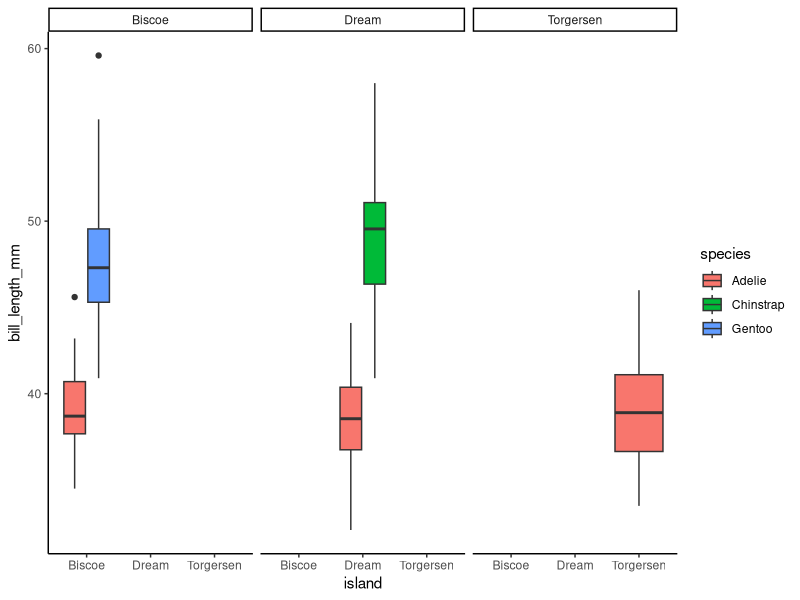
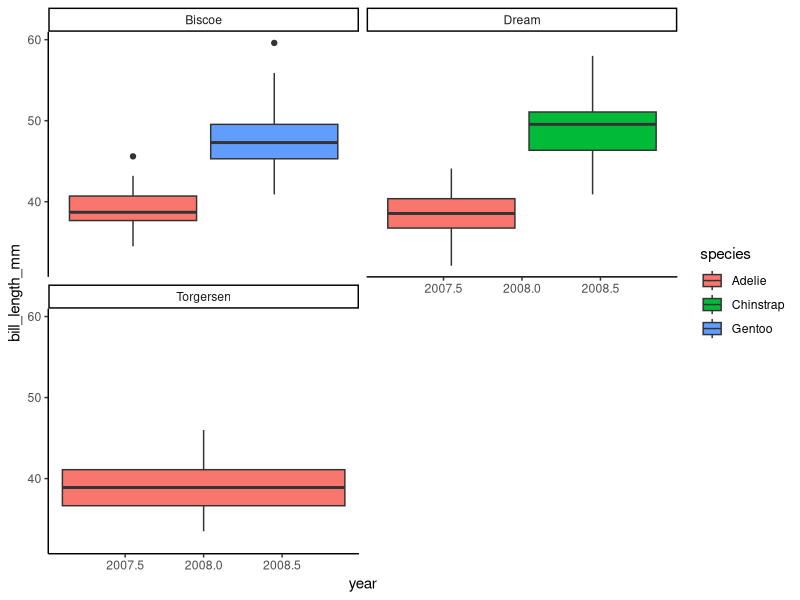
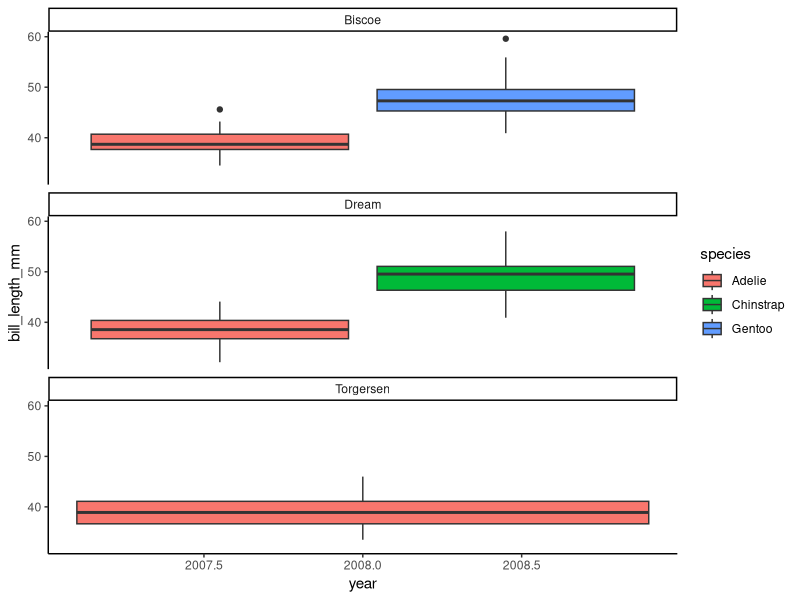
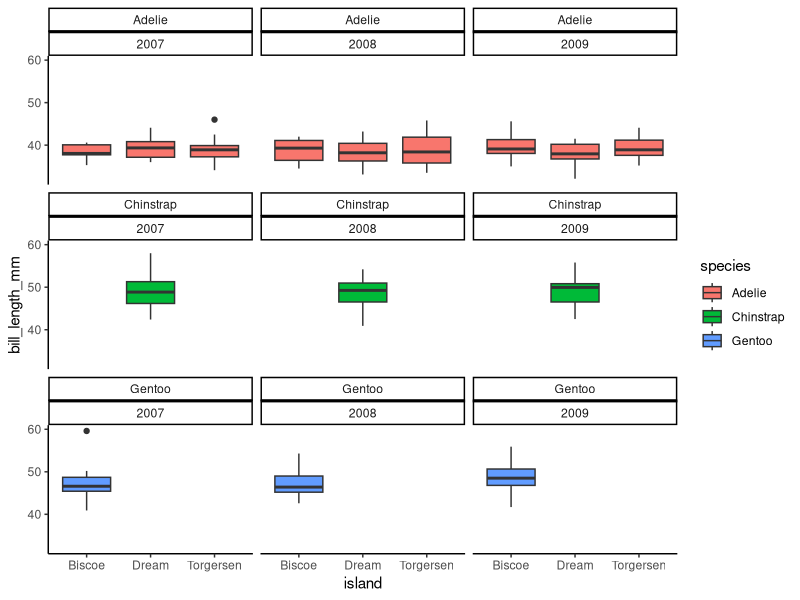
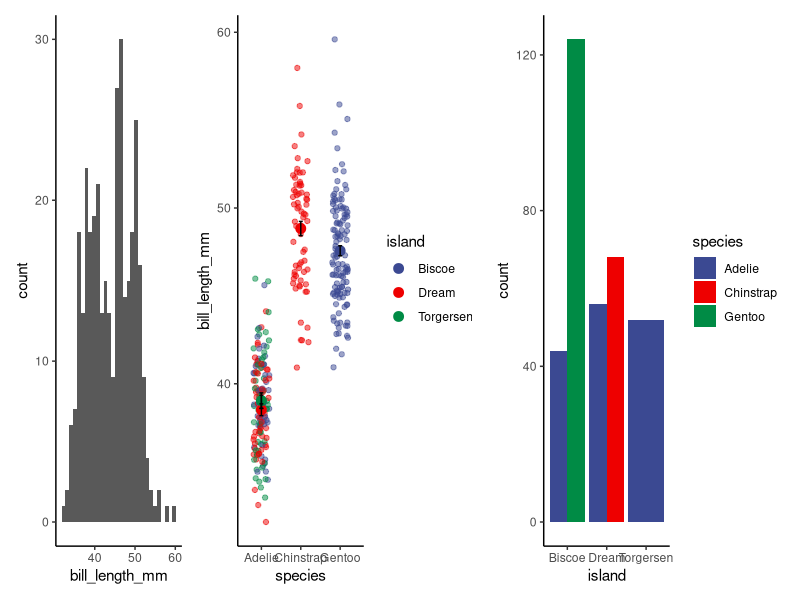
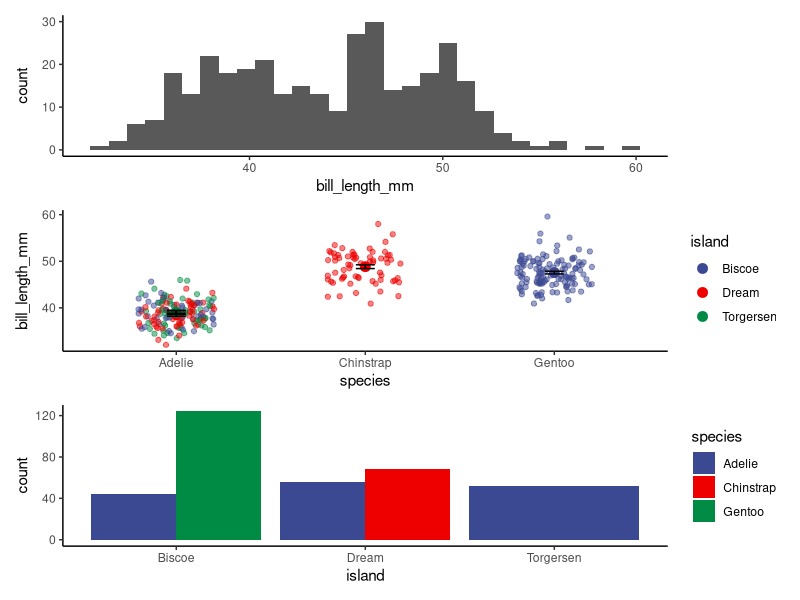
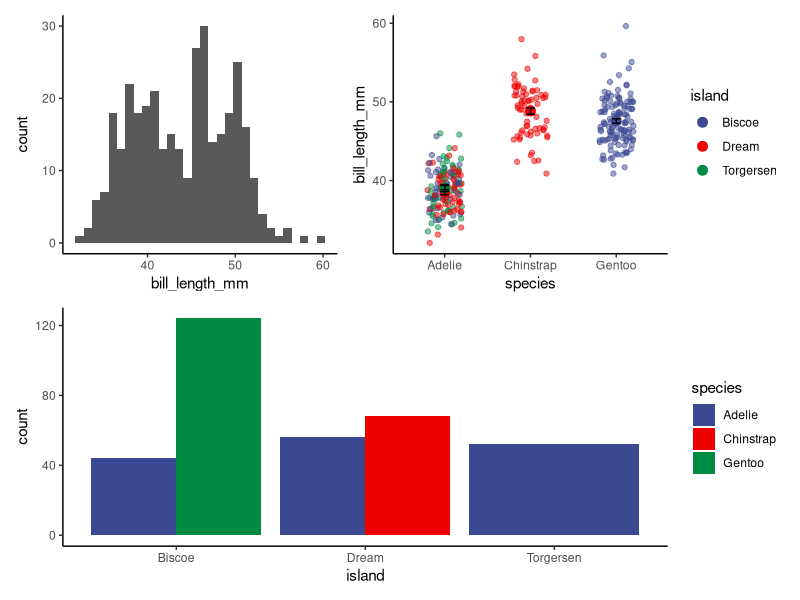

These figures' R source, in order:
## ---- chunk 1
#| warning: false
#Load packages
library(tidyverse)
library(ggsci) #for easy color scales
library(patchwork) #to make multi-panel plots 
library(palmerpenguins) # our fave penguin friends :)
## ---- chunk 2
ggplot(data=penguins, aes(x=island, y= bill_length_mm, fill=species)) +
  geom_boxplot()+
  facet_wrap(~island)+
  scale_color_aaas()+
  theme_classic()
## ---- chunk 3
ggplot(data=penguins, aes(x=year, y= bill_length_mm, fill=species)) +
  geom_boxplot()+
  facet_wrap(~island, ncol=2)+ #2 columns 
  scale_color_aaas()+
  theme_classic()
## ---- chunk 4
ggplot(data=penguins, aes(x=year, y= bill_length_mm, fill=species)) +
  geom_boxplot()+
  facet_wrap(~island, nrow=3)+ #3 rows
  scale_color_aaas()+
  theme_classic()
## ---- chunk 5
ggplot(data=penguins, aes(x=island, y= bill_length_mm, fill=species)) +
  geom_boxplot()+
  facet_wrap(~species+year)+
  scale_color_aaas()+
  theme_classic()
## ---- chunk 6
#First, we need to calculate a mean bill length for our penguins by species and island
sumpens<- penguins %>%
  group_by(species, island) %>%
  na.omit() %>% #removes rows with NA values (a few rows may otherwise have NA due to sampling error in the field)
  summarize(meanbill=mean(bill_length_mm), sd=sd(bill_length_mm), n=n(), se=sd/sqrt(n))

sumpens

# Next, we can make our graphs!

p1<-ggplot(data=penguins, aes(bill_length_mm))+
  geom_histogram()+
  theme_classic()


p2<-ggplot()+
  geom_jitter(data= penguins, aes(x=species, y=bill_length_mm, color=island), alpha=0.5, width=0.2)+
  geom_point(data=sumpens, aes(x=species, y=meanbill, color=island), size=3)+
  geom_errorbar(data=sumpens, aes(x=species, ymin=meanbill-se, ymax=meanbill+se), width=0.1)+
  theme_classic()+
  scale_color_aaas()

p3<-ggplot(data=penguins, aes(island)) +
  geom_bar(aes(fill=species), position= position_dodge())+
  theme_classic()+
  scale_fill_aaas()

## ---- chunk 7
library(patchwork)

p1+p2+p3

## ---- chunk 8
p1/p2/p3

## ---- chunk 9
(p1+p2) / p3

